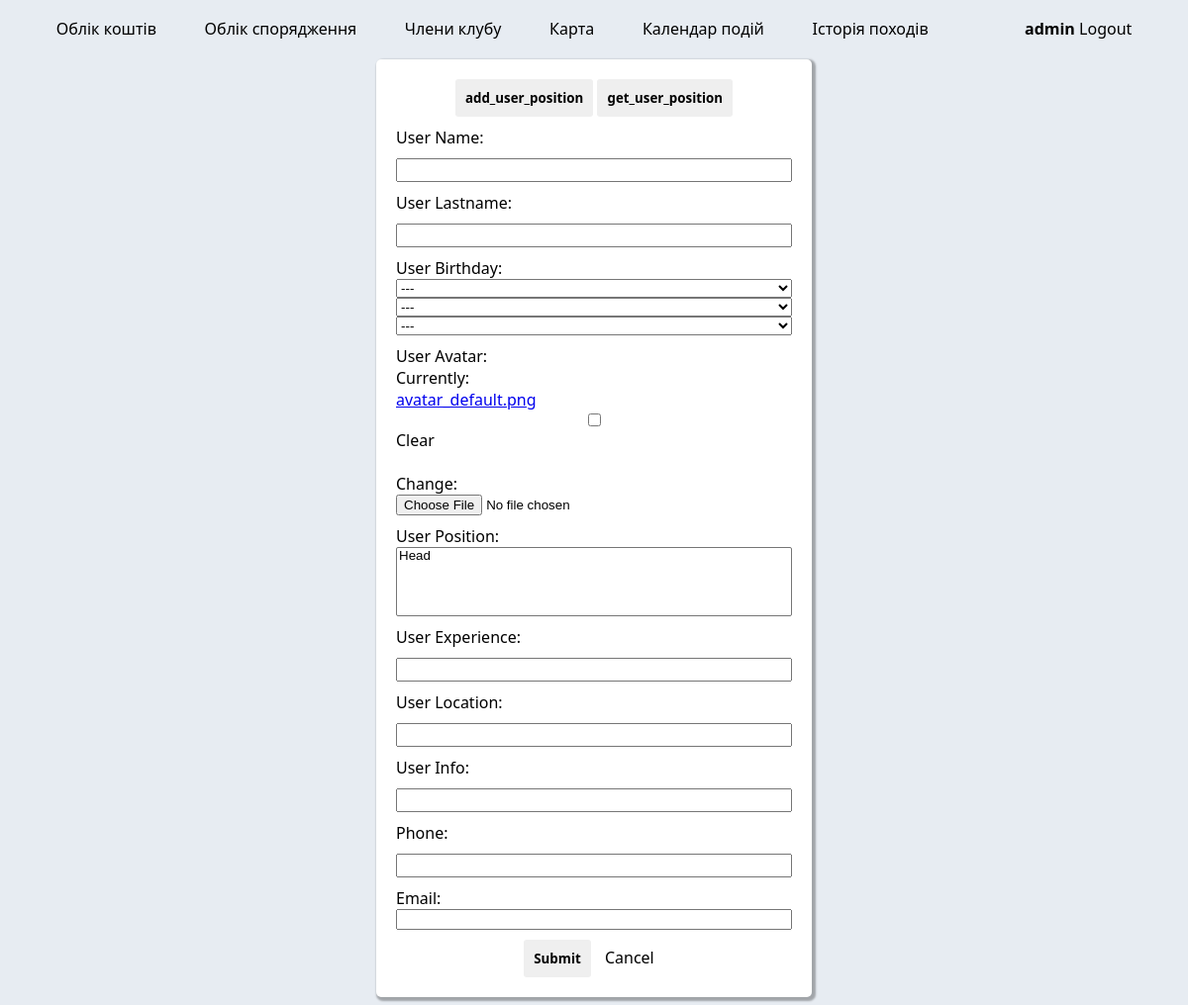
The page /change_profile/1/ (signed in) on the database as committed earlier.
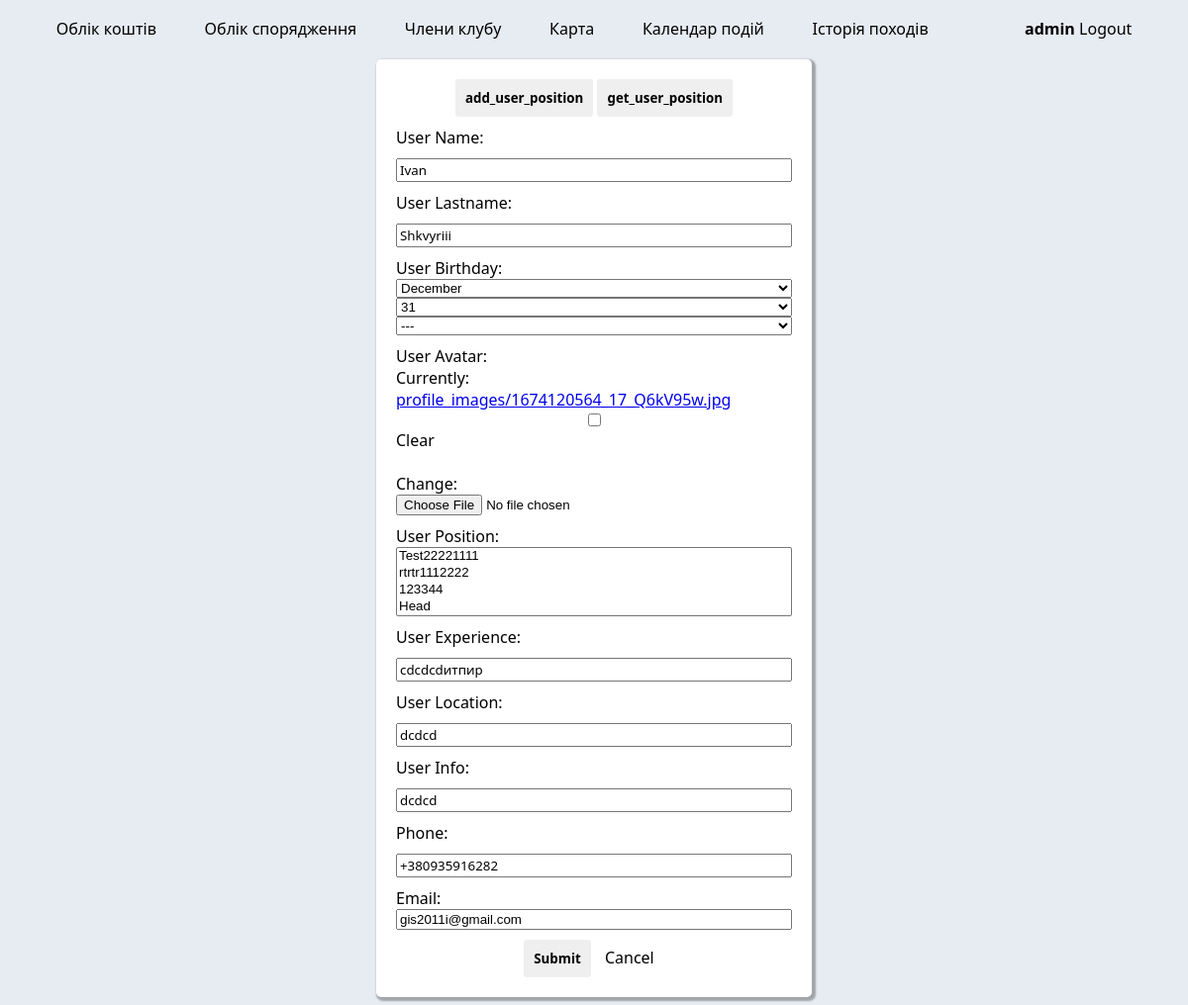
The same page on the database as committed later.
### users/models.py (models this page shows, shortened)
class Profile(models.Model):
    user_name = models.CharField(max_length=50)
    user_lastname = models.CharField(max_length=50)
    user_birthday = models.DateField(blank=True, null=True)
    user_avatar = models.ImageField(default='avatar_default.png', upload_to='profile_images')
    user_position = models.ManyToManyField(UserPositions)
    user_experience = models.CharField(max_length=250)
    user_location = models.CharField(max_length=50)
    user_info = models.CharField(max_length=250)
    phone = PhoneNumberField(blank=True)
    email = models.EmailField(max_length=100)
    user = models.OneToOneField(User, on_delete=models.CASCADE)

### users/views.py (the view)
# urls.py: path("change_profile/<int:user_id>/", views.change_profile, name="change_profile"),
@decorators.login_required(login_url='/login/')
def change_profile(request, user_id):
    member = get_object_or_404(Profile, pk=user_id)
    if request.method == "POST":
        form = MembersForm(request.POST, request.FILES, instance=member)
        if form.is_valid():
            form.save()
            return redirect('users:club_members')
    else:
        form = MembersForm(instance=member)
    return render(request, 'users/change_profile.html', {'form': form, 'member': member})

### users/forms.py
class MembersForm(ModelForm):
    user_name = CharField(max_length=50, required=True, widget=TextInput())
    user_lastname = CharField(max_length=50, required=True, widget=TextInput())
    user_birthday = DateField(required=False, widget=SelectDateWidget)
    user_avatar = ImageField(required=False)
    user_position = ModelMultipleChoiceField(
        queryset=models.UserPositions.objects.all(),
        widget=SelectMultiple,
        required=True
    )
    user_experience = CharField(max_length=250, required=True, widget=TextInput())
    user_location = CharField(max_length=50, required=True, widget=TextInput())
    user_info = CharField(max_length=250, required=True, widget=TextInput())
    phone = PhoneNumberField()
    email = EmailField(max_length=100, required=True)
    class Meta:
        model = models.Profile
        fields = [
            'user_name',
            'user_lastname',
            'user_birthday',
            'user_avatar',
            'user_position',
            'user_experience',
            'user_location',
            'user_info',
            'phone',
            'email',
        ]

### users/models.py (called while the page is built)
    def __str__(self):
        return self.positions_category

### users/templates/users/change_profile.html (shortened to what this page needs)
{% extends "layouts/base.html" %}
{% block content %}
  <form method="POST" enctype="multipart/form-data">
    <div class="modal">
    <a class="link" href="{% url 'users:add_user_position' %}" role="button"><button class="btn" type="button"> add_user_position</button></a>
    <a class="link" href="{% url 'users:get_user_position' %}" role="button"><button class="btn" type="button"> get_user_position</button></a>
      <div class="pole">
        <label class="pole__label">User Name: </label>
        {{ form.user_name }}
      </div>
      <div class="pole">
        <label class="pole__label">User Lastname: </label>
        {{ form.user_lastname }}
      </div>
      <div class="pole">
        <label class="pole__label">User Birthday: </label>
        {{ form.user_birthday }}
      </div>
      <div class="pole">
        <label class="pole__label">User Avatar: </label>
        {{ form.user_avatar }}
      </div>
      <div class="pole">
        <label class="pole__label">User Position: </label>
        {{ form.user_position }}
      </div>
      <div class="pole">
        <label class="pole__label">User Experience: </label>
        {{ form.user_experience }}
      </div>
      <div class="pole">
        <label class="pole__label">User Location: </label>
        {{ form.user_location }}
      </div>
      <div class="pole">
        <label class="pole__label">User Info: </label>
        {{ form.user_info }}
      </div>
      <div class="pole">
        <label class="pole__label">Phone: </label>
        {{ form.phone }}
      </div>
      <div class="pole">
        <label class="pole__label">Email: </label>
        {{ form.email }}
      </div>
      <div class="buttons">
        <button class="btn" type="submit">Submit</button>
        <a class="link link-btn" href="{% url 'users:club_members' %}" role="button">Cancel</a>
      </div>
    </div>
  </form>
{% endblock content %}

Rows that differ between the two databases and show on the page:
changed Profile: user_name (not shown) → "Ivan"; user_lastname (not shown) → "Shkvyrііі"; user_experience (not shown) → "cdcdcdитпир"; user_location (not shown) → "dcdcd"; user_info (not shown) → "dcdcd"; phone (not shown) → "+380935916282"; email (not shown) → "gis2011i@gmail.com"
Other text that changed with them:
form field user_birthday: "---" → "December"
form field user_birthday: "---" → "31"
form field user_position: "Head" → "Test22221111 / rtrtr1112222 / 123344 / Head"
text no longer shown: "Currently: avatar_default.png Clear Change:"
text now shown: "Currently: profile_images/1674120564_17_Q6kV95w.jpg Clear Change:"
